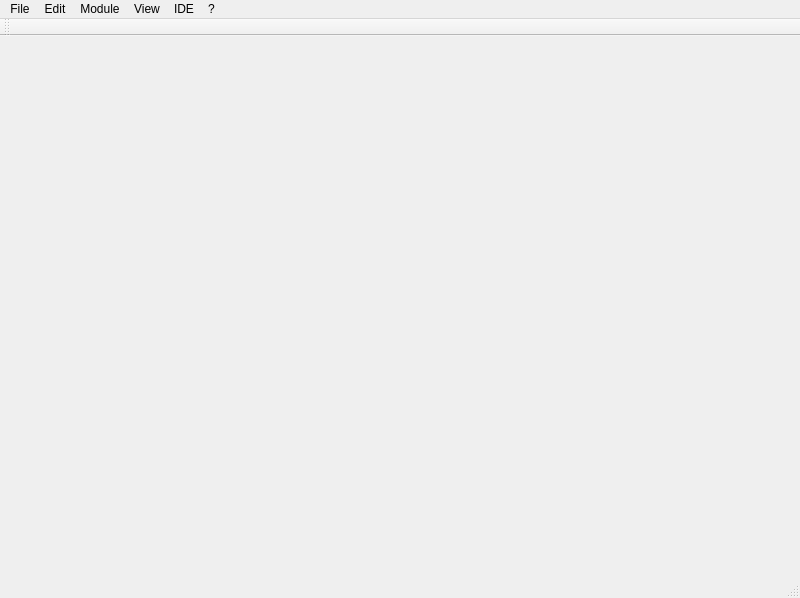
<?xml version="1.0" encoding="UTF-8"?>
<ui version="4.0">
 <class>MainWindow</class>
 <widget class="QMainWindow" name="MainWindow">
  <property name="geometry">
   <rect>
    <x>0</x>
    <y>0</y>
    <width>800</width>
    <height>598</height>
   </rect>
  </property>
  <property name="windowTitle">
   <string>Digital Forensics Framework</string>
  </property>
  <widget class="QWidget" name="centralwidget"/>
  <widget class="QMenuBar" name="menubar">
   <property name="geometry">
    <rect>
     <x>0</x>
     <y>0</y>
     <width>800</width>
     <height>20</height>
    </rect>
   </property>
   <widget class="QMenu" name="menuFile">
    <property name="title">
     <string>File</string>
    </property>
    <addaction name="actionOpen_evidence"/>
    <addaction name="separator"/>
    <addaction name="actionOpen_device"/>
    <addaction name="separator"/>
    <addaction name="actionExit"/>
   </widget>
   <widget class="QMenu" name="menuModule">
    <property name="title">
     <string>Module</string>
    </property>
    <addaction name="actionLoadModule"/>
    <addaction name="actionBrowse_modules"/>
    <addaction name="separator"/>
   </widget>
   <widget class="QMenu" name="menuIDE">
    <property name="title">
     <string>IDE</string>
    </property>
    <addaction name="actionIdeOpen"/>
    <addaction name="separator"/>
   </widget>
   <widget class="QMenu" name="menuAbout">
    <property name="title">
     <string>?</string>
    </property>
    <addaction name="actionAbout"/>
    <addaction name="actionHelp"/>
   </widget>
   <widget class="QMenu" name="menuEdit">
    <property name="title">
     <string>Edit</string>
    </property>
    <addaction name="actionPreferences"/>
   </widget>
   <widget class="QMenu" name="menuView">
    <property name="title">
     <string>View</string>
    </property>
    <addaction name="actionMaximize"/>
    <addaction name="separator"/>
    <addaction name="actionFullscreen_mode"/>
    <addaction name="separator"/>
    <addaction name="actionNodeBrowser"/>
    <addaction name="separator"/>
    <addaction name="actionShell"/>
    <addaction name="actionPython_interpreter"/>
    <addaction name="separator"/>
   </widget>
   <addaction name="menuFile"/>
   <addaction name="menuEdit"/>
   <addaction name="menuModule"/>
   <addaction name="menuView"/>
   <addaction name="menuIDE"/>
   <addaction name="menuAbout"/>
  </widget>
  <widget class="QStatusBar" name="statusbar"/>
  <widget class="QToolBar" name="toolBar">
   <property name="windowTitle">
    <string>Toolbar</string>
   </property>
   <attribute name="toolBarArea">
    <enum>TopToolBarArea</enum>
   </attribute>
   <attribute name="toolBarBreak">
    <bool>false</bool>
   </attribute>
  </widget>
  <action name="actionAbout">
   <property name="text">
    <string>About DFF ...</string>
   </property>
  </action>
  <action name="actionLoadModule">
   <property name="text">
    <string>Load</string>
   </property>
   <property name="toolTip">
    <string>Load module</string>
   </property>
  </action>
  <action name="actionOpen_evidence">
   <property name="icon">
    <iconset resource="gui.qrc">
     <normaloff>:/fileopen.png</normaloff>:/fileopen.png</iconset>
   </property>
   <property name="text">
    <string>Open evidence file(s)</string>
   </property>
   <property name="iconVisibleInMenu">
    <bool>true</bool>
   </property>
  </action>
  <action name="actionOpen_device">
   <property name="icon">
    <iconset resource="gui.qrc">
     <normaloff>:/dev_hd.png</normaloff>:/dev_hd.png</iconset>
   </property>
   <property name="text">
    <string>Open local device</string>
   </property>
   <property name="iconVisibleInMenu">
    <bool>true</bool>
   </property>
  </action>
  <action name="actionExit">
   <property name="icon">
    <iconset resource="gui.qrc">
     <normaloff>:/exit.png</normaloff>:/exit.png</iconset>
   </property>
   <property name="text">
    <string>Exit</string>
   </property>
   <property name="iconVisibleInMenu">
    <bool>true</bool>
   </property>
  </action>
  <action name="actionPreferences">
   <property name="icon">
    <iconset resource="gui.qrc">
     <normaloff>:/configure.png</normaloff>:/configure.png</iconset>
   </property>
   <property name="text">
    <string>Preferences</string>
   </property>
   <property name="iconVisibleInMenu">
    <bool>true</bool>
   </property>
  </action>
  <action name="actionMaximize">
   <property name="icon">
    <iconset resource="gui.qrc">
     <normaloff>:/maximize.png</normaloff>:/maximize.png</iconset>
   </property>
   <property name="text">
    <string>Maximize</string>
   </property>
   <property name="iconVisibleInMenu">
    <bool>true</bool>
   </property>
  </action>
  <action name="actionFullscreen_mode">
   <property name="icon">
    <iconset resource="gui.qrc">
     <normaloff>:/randr.png</normaloff>:/randr.png</iconset>
   </property>
   <property name="text">
    <string>Fullscreen mode</string>
   </property>
   <property name="iconVisibleInMenu">
    <bool>true</bool>
   </property>
  </action>
  <action name="actionNodeBrowser">
   <property name="icon">
    <iconset resource="gui.qrc">
     <normaloff>:/view_detailed.png</normaloff>:/view_detailed.png</iconset>
   </property>
   <property name="text">
    <string>Browser</string>
   </property>
   <property name="iconVisibleInMenu">
    <bool>true</bool>
   </property>
  </action>
  <action name="actionShell">
   <property name="icon">
    <iconset resource="gui.qrc">
     <normaloff>:/shell.png</normaloff>:/shell.png</iconset>
   </property>
   <property name="text">
    <string>Shell</string>
   </property>
   <property name="iconVisibleInMenu">
    <bool>true</bool>
   </property>
  </action>
  <action name="actionPython_interpreter">
   <property name="icon">
    <iconset resource="gui.qrc">
     <normaloff>:/interpreter.png</normaloff>:/interpreter.png</iconset>
   </property>
   <property name="text">
    <string>Python interpreter</string>
   </property>
   <property name="iconVisibleInMenu">
    <bool>true</bool>
   </property>
  </action>
  <action name="actionHelp">
   <property name="icon">
    <iconset resource="gui.qrc">
     <normaloff>:/help.png</normaloff>:/help.png</iconset>
   </property>
   <property name="text">
    <string>DFF Documentation</string>
   </property>
   <property name="iconVisibleInMenu">
    <bool>true</bool>
   </property>
  </action>
  <action name="actionIdeOpen">
   <property name="icon">
    <iconset resource="gui.qrc">
     <normaloff>:/ide.png</normaloff>:/ide.png</iconset>
   </property>
   <property name="text">
    <string>Open</string>
   </property>
   <property name="iconVisibleInMenu">
    <bool>true</bool>
   </property>
  </action>
  <action name="actionBrowse_modules">
   <property name="icon">
    <iconset resource="gui.qrc">
     <normaloff>:/module2.png</normaloff>:/module2.png</iconset>
   </property>
   <property name="text">
    <string>Browse</string>
   </property>
  </action>
 </widget>
 <resources>
  <include location="gui.qrc"/>
 </resources>
 <connections/>
</ui>
